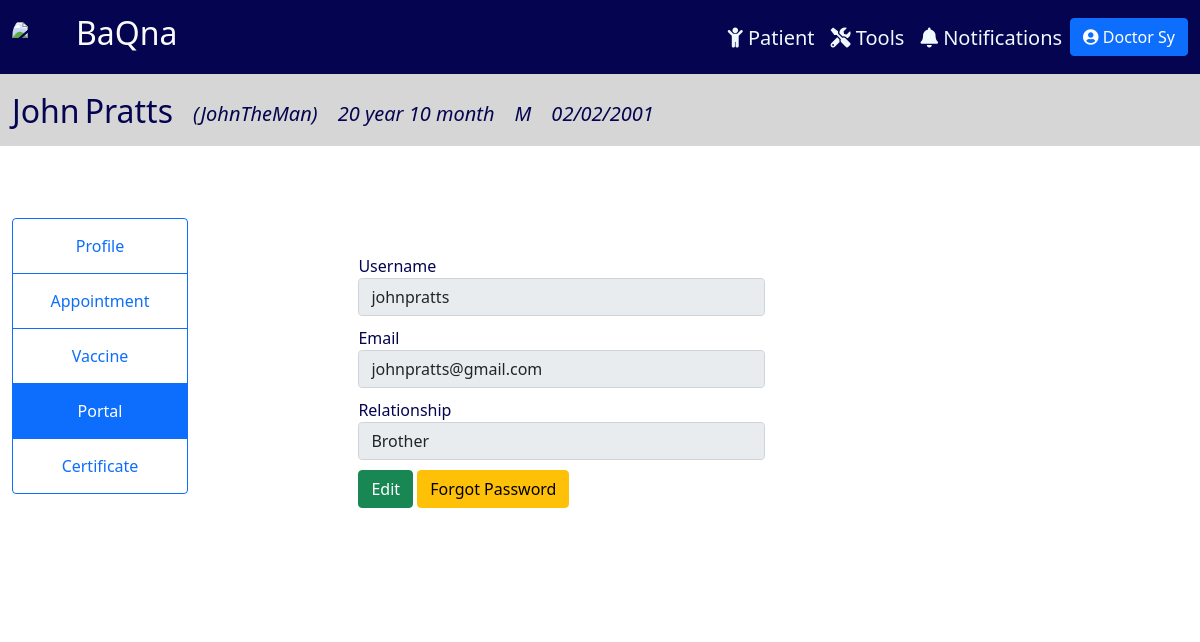
The page /portal/12 (signed in) on the database its author committed.
### tracker/models.py (models this page shows, shortened)
class Physician(models.Model):
    CAN_REG = (
        ('Yes', 'Yes'),
        ('No', 'No'),
    )
    user = models.OneToOneField(User, null=True, on_delete=models.CASCADE)
    prefix = models.CharField(max_length=100, null=True, blank=True)
    last_name = models.CharField(max_length=100, null=True)
    first_name = models.CharField(max_length=100, null=True)
    title = models.CharField(max_length=100, null=True, blank=True)
    date_start = models.DateField(null=True, blank=True)
    date_end = models.DateField(null=True, blank=True)
    cell_no = PhoneNumberField(null=True, blank=True)
    doc_type = models.CharField(max_length=100, null=True)
    can_reg = models.CharField(max_length=100, null=True, blank=True, choices=CAN_REG)
    def __str__(self):
        return self.doc_type + " " + self.last_name

class Patient(models.Model):
    SEX = (
        ('M', 'Male'),
        ('F', 'Female'),
    )
    last_name = models.CharField(max_length=100, null=True)
    first_name = models.CharField(max_length=100, null=True)
    middle_name = models.CharField(max_length=100, null=True, blank=True)
    suffix = models.CharField(max_length=2, null=True, blank=True)
    nick_name = models.CharField(max_length=100, null=True, blank=True)
    sex = models.CharField(max_length=1, null=True, choices=SEX)
    birthdate = models.DateField(null=True)
    age = models.CharField(max_length=100, null=True, blank=True)
    attending_doctor = models.ForeignKey(Physician, related_name="docpatient", on_delete=models.CASCADE, null=True)
    cert_date = models.DateField(null=True, blank=True)
    cell_no = PhoneNumberField(null=True, blank=True, validators=[MaxLengthValidator(13)])
    landline = models.CharField(max_length=100, null=True, blank=True)
    email = models.EmailField(max_length=254, null=True, blank=True)
    house_no = models.CharField(max_length=100, null=True, blank=True)
    barangay = models.CharField(max_length=100, null=True, blank=True)
    city = models.CharField(max_length=100, null=True, blank=True)
    region = models.CharField(max_length=100, null=True, blank=True)
    zip = models.IntegerField(null=True, blank=True)
    mfname = models.CharField(max_length=100, null=True, blank=True)
    mlname = models.CharField(max_length=100, null=True, blank=True)
    mcontact = PhoneNumberField(null=True, blank=True)
    memail = models.EmailField(max_length=254, null=True, blank=True)
    ffname = models.CharField(max_length=100, null=True, blank=True)
    flname = models.CharField(max_length=100, null=True, blank=True)
    fcontact = PhoneNumberField(null=True, blank=True)
    femail = models.EmailField(max_length=254, null=True, blank=True)
    c1full_name = models.CharField(max_length=100, null=True, blank=True)
    relation1 = models.CharField(max_length=100, null=True, blank=True)
    c1contact = PhoneNumberField(null=True, blank=True)
    c2full_name = models.CharField(max_length=100, null=True, blank=True)
    relation2 = models.CharField(max_length=100, null=True, blank=True)
    c2contact = PhoneNumberField(null=True, blank=True)

class PatientUser(models.Model):
    user = models.OneToOneField(User, on_delete=models.CASCADE, null=True, blank=True)
    patient = models.ForeignKey(Patient, on_delete=models.CASCADE, null=True)
    relationship = models.CharField(max_length=50, null=True)

### tracker/views.py (the view, shortened to what this page needs)
# urls.py: path('portal/<str:pk>', views.portal, name = 'portal'),
@login_required(login_url='login')
def portal(request, pk):
    patient = Patient.objects.get(id=pk)
    try:
        patient_user = PatientUser.objects.get(patient=patient)
    except PatientUser.DoesNotExist:
        patient_user = None
    patient_user_grp = Group.objects.get(name='Patient User')
    portal_form = PortalForm()
    patient_form = PatientUserForm()
    portal_form_edit = PortalFormEdit()
    curr_date = datetime.date.today()
    months = curr_date.month - patient.birthdate.month
    years = curr_date.year - patient.birthdate.year
    age = "{} year {} month".format(years, months)
    data = {
        'patient': patient,
        'patient_user': patient_user,
        'age': age,
        'portal_form': portal_form,
        'patient_form': patient_form,
        'portal_form_edit': portal_form_edit,
    }
    return render(request, 'tracker/portal.html', data)

### tracker/forms.py
class PortalForm(UserCreationForm):
    password1 = forms.CharField(widget=PasswordInput(attrs={'class': 'form-control', 'placeholder': 'Password', 'required': True,}))
    password2 = forms.CharField(widget=PasswordInput(attrs={'class': 'form-control', 'placeholder': 'Confirm Password', 'required': True,}))
    class Meta:
        model = User
        fields = ('username', 'email', 'password1', 'password2')
        widgets = {
            'username': TextInput(attrs={'class': 'form-control', 'placeholder': 'Username', 'required': True}),
            'email': TextInput(attrs={'class': 'form-control', 'placeholder': 'Email Address', 'required': True,}),
        }

class PatientUserForm(ModelForm):
    class Meta:
        model = PatientUser
        fields = ('relationship',)
        widgets = {
            'relationship': TextInput(attrs={'class': 'form-control', 'placeholder': 'Relationship'}),
        }

### tracker/templatetags/auth_extras.py (called while the page is built)
@register.filter(name='has_group')
def has_group(user, group_name):
    group = Group.objects.get(name=group_name)
    return True if group in user.groups.all() else False

### tracker/templates/tracker/portal.html (shortened to what this page needs)
{% include 'tracker/info_header.html' %}
{% block content %}
<div class="container-fluid" style="padding:1%; ">
    <div class="row">
        <div class="col-lg-2" style="background-color: rgb(255, 255, 255); display: flex; justify-content: center; margin-top: 5%;">
            <div class="btn-group-vertical" style="display: block;">
              <a class="btn btn-outline-primary" href="{% url 'patient' patient.id %}">Profile</a>
              <a class="btn btn-outline-primary" href="{% url 'appointment' patient.id %}">Appointment</a>
              <a class="btn btn-outline-primary" href="{% url 'vaccine' patient.id %}">Vaccine</a>
              <a class="btn btn-outline-primary active" href="#">Portal</a>
              <a class="btn btn-outline-primary" href="{% url 'certificate' patient.id %}">Certificate</a>
            </div>
        </div>
        <div class="col-lg-10" style="background-color: white; padding-top: 8%; padding-bottom: 8%;">
            <div class="portal-fields">
                <div class="col-lg-6" style="margin-left: 15%;">
                  {% if patient_user is None %}
                  <form action="" method="post">
                    {% csrf_token %}
                    <div class="col-sm-10">
                      {{portal_form.username}}
                      {{portal_form.email}}
                      {{portal_form.password1}}
                      {{portal_form.password2}}
                      {{patient_form.relationship}}
                    </div>
                    <button type="submit" class="btn btn-success">Create</button>
                    <a href="{% url 'password_reset' %}" class="btn btn-warning">Forgot</a>
                  </form>
                  {% else %}
                  <form action="" method="post">
                    <div class="col-sm-10">
                      <label>Username</label>
                      <input type="text" class="form-control" value="{{patient_user.user}}" readonly>
                      <label>Email</label>
                      <input type="text" class="form-control" value="{{patient_user.user.email}}" readonly>
                      <label>Relationship</label>
                      <input type="text" class="form-control" value="{{patient_user.relationship}}" readonly>
                    </div>
                  </form>
                  <a href="{% url 'portalEdit' patient.id %}" class="btn btn-success">Edit</a>
                  <a href="{% url 'password_reset' %}" class="btn btn-warning">Forgot Password</a>
                  {% endif %}
                </div>
            </div>
        </div>
    </div>
</div>
{% endblock content %}

### tracker/templates/tracker/info_header.html
{% extends 'tracker/main.html' %}
{% block content %}
<nav class="navbar navbar-expand-xl" style="background-color: rgb(214, 214, 214);">
    <div class="container-fluid">
      <div class="collapse navbar-collapse me-auto" id="navbarTogglerDemo02">
        <div style="margin-right: auto; margin-top: 10px;">
          <ul class="navbar-nav me-auto mb-2 mb-lg-0 navbar-custom">
            <li class="nav-item" style="margin-right: 5px">
              <h2>{{patient.first_name}}</h2>
            </li>
            <li class="nav-item" style="margin-right: 20px">
              <h2>{{patient.last_name}}</h2>
            </li>
            <li class="nav-item" style="margin-right: 20px">
              <i><h5 style="margin-top: 10px;">({{patient.nick_name}})</h5></i>
            </li>
            <li class="nav-item" style="margin-right: 20px">
              <i><h5 style="margin-top:10px;">{{age}}</h5></i>
            </li>
            <li class="nav-item" style="margin-right: 20px">
              <i><h5 style="margin-top:10px;">{{patient.sex}}</h5></i>
            </li>
            <li class="nav-item" style="margin-right: 20px">
              <i><h5 style="margin-top:10px;">{{patient.birthdate}}</h5></i>
            </li>
          </ul>
        </div>
      </div>
    </div>
</nav>
{% endblock content %}

### tracker/templates/tracker/main.html (shortened to what this page needs)
{% load static %} {% load auth_extras %}
<!DOCTYPE html>
<html lang="en">
<head>
    <link href="https://cdn.jsdelivr.net/npm/bootstrap@5.1.3/dist/css/bootstrap.min.css" rel="stylesheet">
    <link rel="stylesheet" href="https://cdnjs.cloudflare.com/ajax/libs/font-awesome/5.15.3/css/all.min.css" />
    <link rel="stylesheet" href="https://cdnjs.cloudflare.com/ajax/libs/tempusdominus-bootstrap-4/5.1.2/css/tempusdominus-bootstrap-4.min.css" />
</head>
<body>
  <nav class="navbar navbar-expand-xl" style="background-color: rgb(4, 4, 80);color: white;">
    <div class="container-fluid">
      {% if request.user|has_group:'Patient User' %}
        <a href="{% url 'homePatient' %}" class="navbar-brand">
          <div class="logo-image">
            <img src="https://i.ibb.co/drT8m1M/logo.jpg" class="img-fluid">
          </div>
        </a>
        <a href="{% url 'homePatient' %}"><h2 style="float: left; color: #FAFAFA;">BaQna</h2></a>
      {% else %}
        <a href="{% url 'home' %}" class="navbar-brand">
          <div class="logo-image">
            <img src="https://i.ibb.co/drT8m1M/logo.jpg" class="img-fluid">
          </div>
        </a>
        <a href="{% url 'home' %}"><h2 style="float: left; color: #FAFAFA;">BaQna</h2></a>
      {% endif %}
      <div class="collapse navbar-collapse me-auto" id="navbarTogglerDemo02">
        <div style="margin-left: auto;margin-top: 10px;">
          <ul class="navbar-nav me-auto mb-2 mb-lg-0 navbar-custom">
            {% if request.user|has_group:"Doctor" or request.user|has_group:"Admin" %}
            <li class="nav-item" style="margin-left: 15rem;">
              <a class="nav-link" href="{% url 'home' %}"><h5><i class="fas fa-child"></i> Patient</h5></a>
            </li>
            <li class="nav-item">
              <a class="nav-link" href="{% url 'report' %}"><h5><i class="fas fa-tools"></i> Tools</h5></a>
            </li>
            <li class="nav-item">
              <a class="nav-link" href="{% url 'notifs' %}"><h5><i class="fas fa-bell"></i> Notifications</h5></a>
            </li>
            {% endif %}
            <li class="nav-item">
              <div class="dropdown">
                <button class="btn btn-primary" type="button" id="dropdownMenuButton1" data-bs-toggle="dropdown" aria-expanded="false">
                  <i class="fas fa-user-circle"></i>
                  {% if request.user|has_group:'Doctor' %}
                    {{request.user.physician}}
                  {% elif request.user|has_group:'Patient User' %}
                    {{request.user.patientuser}}
                  {% else %}
                    {{request.user}}
                  {% endif %}
                </button>
              </div>
            </li>
          </ul>
        </div>
      </div>
    </div>
  </nav>
  {% block content %}
  {% endblock %}
</body>
</html>

### tracker/templates/tracker/main.html (style rules this page uses)
body { color:rgb(4, 4, 80); }
.navbar-custom a { color: aliceblue; }
.logo-image { width: 48px; height: 48px; border-radius: 50%; overflow: hidden; }
.btn-group-vertical a { padding: 15px; }

### tracker/templates/tracker/portal.html (style rules this page uses)
.form-control { margin-bottom: 10px; }
.portal-fields .btn { margin-bottom: 10px; }

### rows shown on the page
Patient: first_name "John", last_name "Pratts", nick_name "JohnTheMan", sex "M", birthdate "02/02/2001"
PatientUser: user "johnpratts", user.email "johnpratts@gmail.com", relationship "Brother"

### other values the page prints
{{ request.user.physician }} "Doctor Sy"
